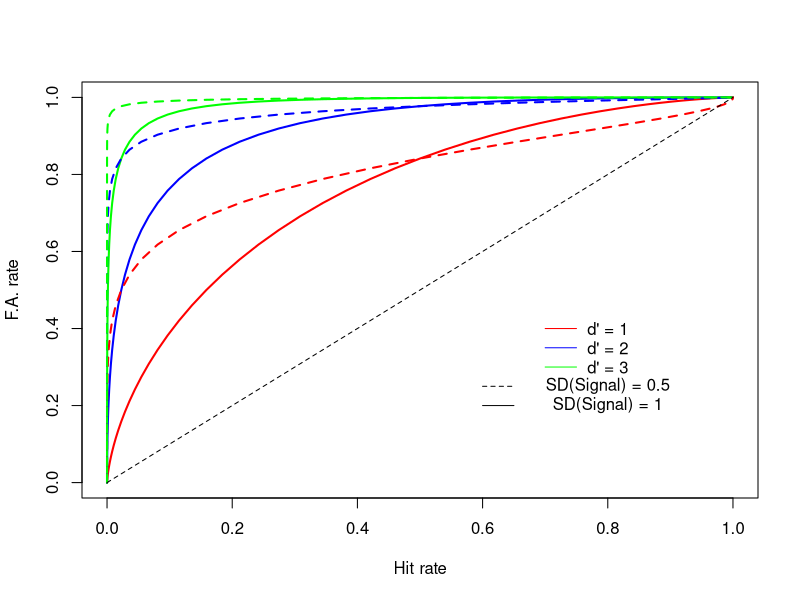
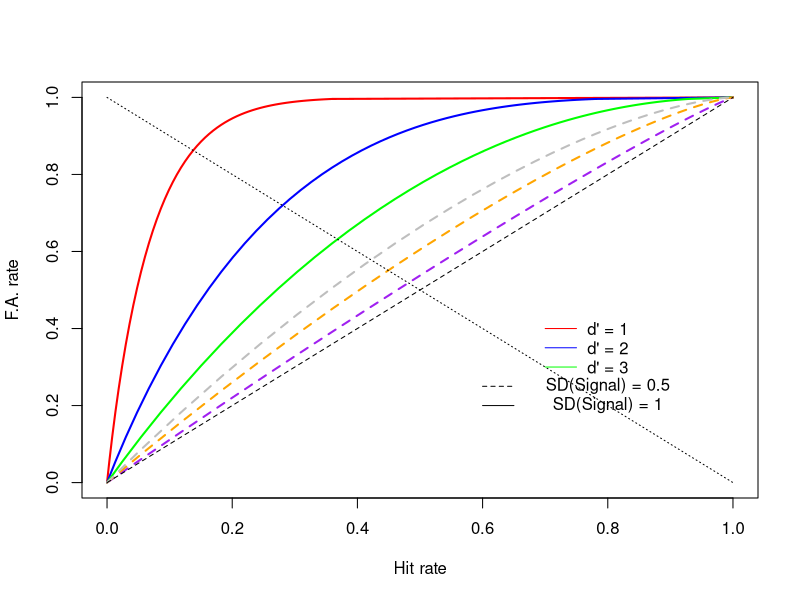

These figures' R source, in order:
criteria <- seq(-6,6,0.1)

prob <- function(mean,sd,criteria){
  Tabla <- NULL
  Tabla[1] <- pnorm(criteria[1],mean,sd)
 for(a in 1:length(criteria)){
  Tabla[1+a]<- pnorm(criteria[a+1],mean,sd) - pnorm(criteria[a],mean,sd)}
 Tabla[length(criteria)+1] <- 1 - pnorm(criteria[length(criteria)],mean,sd)
 return(Tabla)
}


SDT <- function(dprime,sd_signal,criteria){
  Tabla_N <- NULL
  Tabla_N[1] <- pnorm(criteria[1],0,1)
  Tabla_S <- NULL
  Tabla_S[1] <- pnorm(criteria[1],dprime,sd_signal)
  for(a in 1:length(criteria)){
    Tabla_N[1+a]<- pnorm(criteria[a+1],0,1) - pnorm(criteria[a],0,1)
    Tabla_S[1+a]<- pnorm(criteria[a+1],dprime,sd_signal) - pnorm(criteria[a],dprime,sd_signal)}
  Tabla_N[length(criteria)+1] <- 1 - pnorm(criteria[length(criteria)],0,1)
  Tabla_S[length(criteria)+1] <- 1 - pnorm(criteria[length(criteria)],dprime,sd_signal)
  TotalTable <- rbind(Tabla_N,Tabla_S)
  return(TotalTable)
  }

d1 <- 1
d2 <- 2
d3 <- 3
sds <- 0.5
X <- SDT(d1,1,criteria)
X2 <- SDT(d2,1,criteria)
X3 <- SDT(d3,1,criteria)
Y <- SDT(d1,sds,criteria)
Y2 <- SDT(d2,sds,criteria)
Y3 <- SDT(d3,sds,criteria)

plot(cumsum(X[2,]), cumsum(X[1,]), type="l", col="red", lwd=2, 
     ylab="F.A. rate", xlab="Hit rate")
lines(cumsum(X2[2,]), cumsum(X2[1,]), col="blue", lwd=2)
lines(cumsum(X3[2,]), cumsum(X3[1,]), col="green", lwd=2)
lines(cumsum(Y[2,]), cumsum(Y[1,]), col="red", lwd=2, lty=2)
lines(cumsum(Y2[2,]), cumsum(Y2[1,]), col="blue", lwd=2, lty=2)
lines(cumsum(Y3[2,]), cumsum(Y3[1,]), col="green", lwd=2, lty=2)
lines(seq(0,1,.01),seq(0,1,.01), lty=2)
lines(c(.7,.75),c(0.4,0.4), col="red")
lines(c(.7,.75),c(0.35,0.35), col= "blue")
lines(c(.7,.75),c(0.3,0.3), col= "green")
text(0.8,0.4, paste("d' =", d1))
text(0.8,0.35, paste("d' =", d2))
text(0.8,0.3, paste("d' =", d3))
lines(c(.6,.65),c(0.25,0.25), col= "black", lty=2)
lines(c(.6,.65),c(0.2,0.2), col= "black")
text(0.8,0.25, paste("SD(Signal) =", sds))
text(0.8,0.2, paste("SD(Signal) = 1"))






### Gamma SDT


SDT <- function(shape, rate_s,rate_n,criteria){
  Tabla_N <- NULL
  Tabla_N[1] <- pgamma(criteria[1],shape,rate_s)
  Tabla_S <- NULL
  Tabla_S[1] <- pgamma(criteria[1],shape,rate_n)
  for(a in 1:length(criteria)){
    Tabla_N[1+a]<- pgamma(criteria[a+1],shape,rate_n) - pgamma(criteria[a],shape,rate_n)
    Tabla_S[1+a]<- pgamma(criteria[a+1],shape,rate_s) - pgamma(criteria[a],shape,rate_s)}
  Tabla_N[length(criteria)+1] <- 1 - pgamma(criteria[length(criteria)],shape,rate_n)
  Tabla_S[length(criteria)+1] <- 1 - pgamma(criteria[length(criteria)],shape,rate_s)
  TotalTable <- rbind(Tabla_N,Tabla_S)
  return(TotalTable)
}

criteria <- seq(0,6,0.1)
shape <- 1.2
X <- SDT(shape,0.1,1,criteria)
X2 <- SDT(shape,0.3,1,criteria)
X3 <- SDT(shape,0.5,1,criteria)
X4 <- SDT(shape,1,1.1,criteria)
X5 <- SDT(shape,1,1.3,criteria)
X6 <- SDT(shape,1,1.5,criteria)

plot(cumsum(X[2,]), cumsum(X[1,]), type="l", col="red", lwd=2, 
     ylab="F.A. rate", xlab="Hit rate")
lines(cumsum(X2[2,]), cumsum(X2[1,]), col="blue", lwd=2)
lines(cumsum(X3[2,]), cumsum(X3[1,]), col="green", lwd=2)
lines(cumsum(X4[2,]), cumsum(X4[1,]), col="purple", lwd=2, lty=2)
lines(cumsum(X5[2,]), cumsum(X5[1,]), col="orange", lwd=2, lty=2)
lines(cumsum(X6[2,]), cumsum(X6[1,]), col="gray", lwd=2, lty=2)
lines(seq(0,1,.01),seq(0,1,.01), lty=2)
lines(seq(0,1,.01),1-seq(0,1,.01), lty=3)
lines(c(.7,.75),c(0.4,0.4), col="red")
lines(c(.7,.75),c(0.35,0.35), col= "blue")
lines(c(.7,.75),c(0.3,0.3), col= "green")
text(0.8,0.4, paste("d' =", d1))
text(0.8,0.35, paste("d' =", d2))
text(0.8,0.3, paste("d' =", d3))
lines(c(.6,.65),c(0.25,0.25), col= "black", lty=2)
lines(c(.6,.65),c(0.2,0.2), col= "black")
text(0.8,0.25, paste("SD(Signal) =", sds))
text(0.8,0.2, paste("SD(Signal) = 1"))







